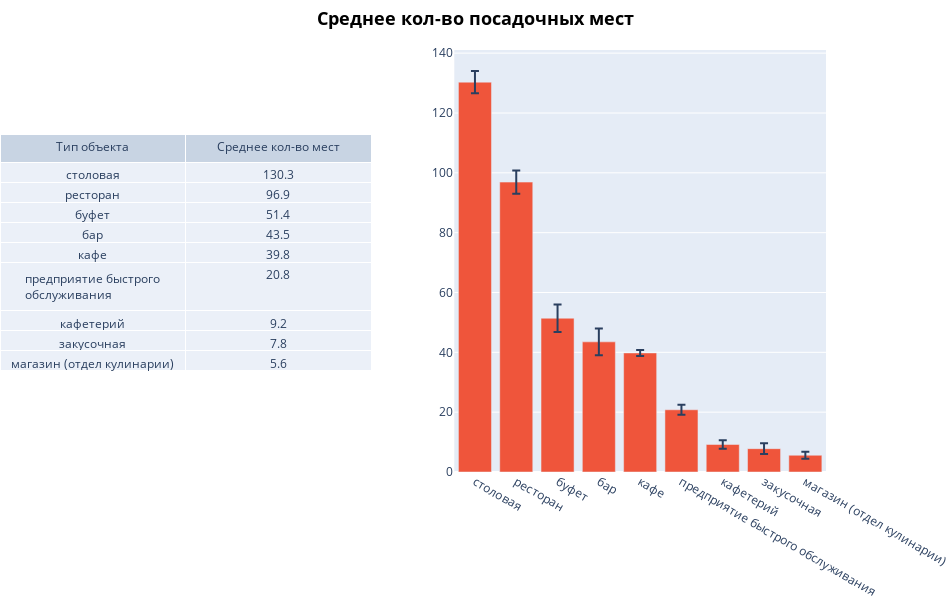

Write notebook code for a chart like this one.
### Code cell
# график среднего распределения среднего кол-ва посадочных мест по типам заведений
fig = make_subplots(rows=1,cols=2,specs=[[{'type':'domain'}, {'type':'xy'}]])
fig.add_trace(go.Table(header=dict(values=['Тип объекта','Среднее кол-во мест']),
                      cells=dict(values=[seat[k].to_list() for k in seat.columns[:2]]),
                      name='first_plot'),1,1)

fig.add_traces(go.Bar(x=seat['object_type'], y=seat['mean'],
                      error_y={'type':'data',
                                   'symmetric':False,
                                   'array':seat['upp_ci95']-seat['mean'],
                                   'arrayminus': seat['mean']-seat['low_ci95']},
                      name='Кол-во мест'),1,2)
fig.update_traces()
fig.update_traces(domain=dict(x=[0, 0.45], y=[0, 0.80]), 
                  selector={'name':'first_plot'})
fig.update_layout(width = 950, height = 600,
                 title_text ='<b>Среднее кол-во посадочных мест</b>',
                 title_font_size = 18,
                 title_xanchor='center',
                 title_x=.5,
                 title_font_color='black',
                 margin = dict(r=0,l=0,t=50,b=0))
fig.show()

### Figure 1 — Plotly figure (JSON) as saved in the notebook; plotly's stock layout.template omitted (floating-point values rounded to 4 significant figures)
{"data": [{"cells": {"values": [["столовая", "ресторан", "буфет", "бар", "кафе", "предприятие быстрого обслуживания", "кафетерий", "закусочная", "магазин (отдел кулинарии)"], [130.3, 96.9, 51.4, 43.5, 39.8, 20.8, 9.2, 7.8, 5.6]]}, "domain": {"x": [0, 0.45], "y": [0, 0.8]}, "header": {"values": ["Тип объекта", "Среднее кол-во мест"]}, "name": "first_plot", "type": "table"}, {"error_y": {"array": [3.7, 3.9, 4.6, 4.5, 1, 1.7, 1.4, 1.8, 1.2], "arrayminus": [3.7, 3.9, 4.6, 4.5, 1, 1.7, 1.4, 1.8, 1.2], "symmetric": false, "type": "data"}, "name": "Кол-во мест", "type": "bar", "x": ["столовая", "ресторан", "буфет", "бар", "кафе", "предприятие быстрого обслуживания", "кафетерий", "закусочная", "магазин (отдел кулинарии)"], "xaxis": "x", "y": [130.3, 96.9, 51.4, 43.5, 39.8, 20.8, 9.2, 7.8, 5.6], "yaxis": "y"}], "layout": {"height": 600, "margin": {"b": 0, "l": 0, "r": 0, "t": 50}, "title": {"font": {"color": "black", "size": 18}, "text": "<b>Среднее кол-во посадочных мест</b>", "x": 0.5, "xanchor": "center"}, "width": 950, "xaxis": {"anchor": "y", "domain": [0.55, 1]}, "yaxis": {"anchor": "x", "domain": [0, 1]}}}
